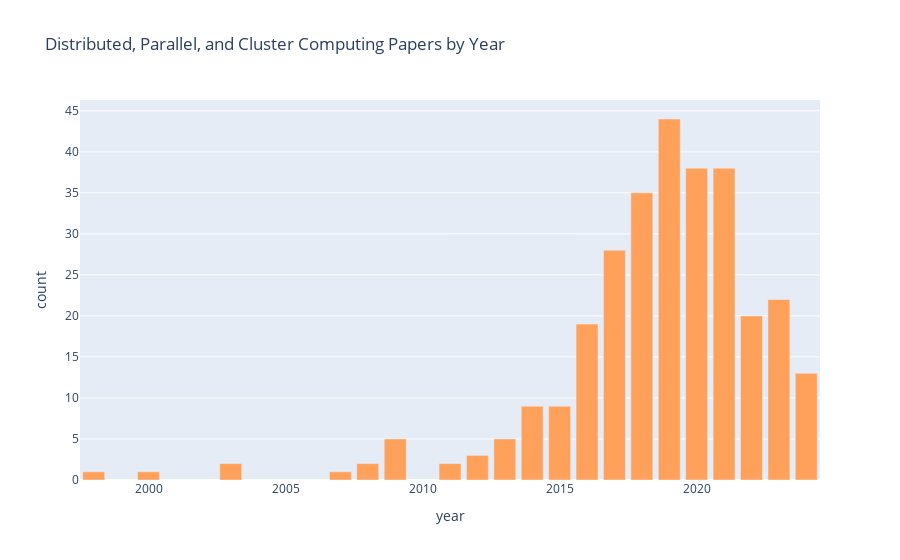

The notebook cell saved with this chart:
### Code cell
top = 'Distributed, Parallel, and Cluster Computing'
px.bar(cat_year_num.query("category == @top"), x = 'year', y = 'count', title= top + " Papers by Year", color_discrete_sequence=[color_dict[top]])

### Figure 1 — Plotly figure (JSON) as saved in the notebook; plotly's stock layout.template omitted (floating-point values rounded to 4 significant figures)
{"data": [{"hovertemplate": "year=%{x}<br>count=%{y}<extra></extra>", "legendgroup": "", "marker": {"color": "#FFA15A", "pattern": {"shape": ""}}, "name": "", "orientation": "v", "showlegend": false, "textposition": "auto", "type": "bar", "x": [1998, 2000, 2003, 2007, 2008, 2009, 2011, 2012, 2013, 2014, 2015, 2016, 2017, 2018, 2019, 2020, 2021, 2022, 2023, 2024], "xaxis": "x", "y": [1, 1, 2, 1, 2, 5, 2, 3, 5, 9, 9, 19, 28, 35, 44, 38, 38, 20, 22, 13], "yaxis": "y"}], "layout": {"barmode": "relative", "legend": {"tracegroupgap": 0}, "title": {"text": "Distributed, Parallel, and Cluster Computing Papers by Year"}, "xaxis": {"anchor": "y", "domain": [0, 1], "title": {"text": "year"}}, "yaxis": {"anchor": "x", "domain": [0, 1], "title": {"text": "count"}}}}
